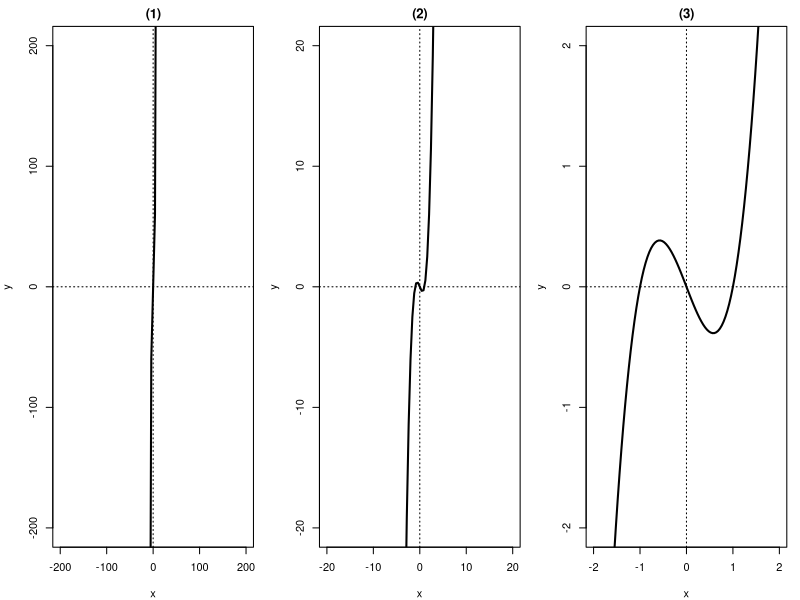
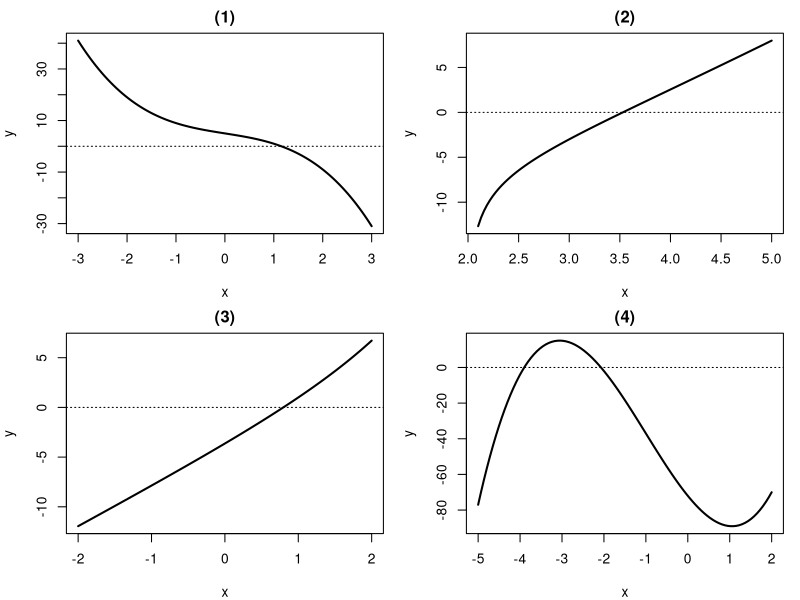
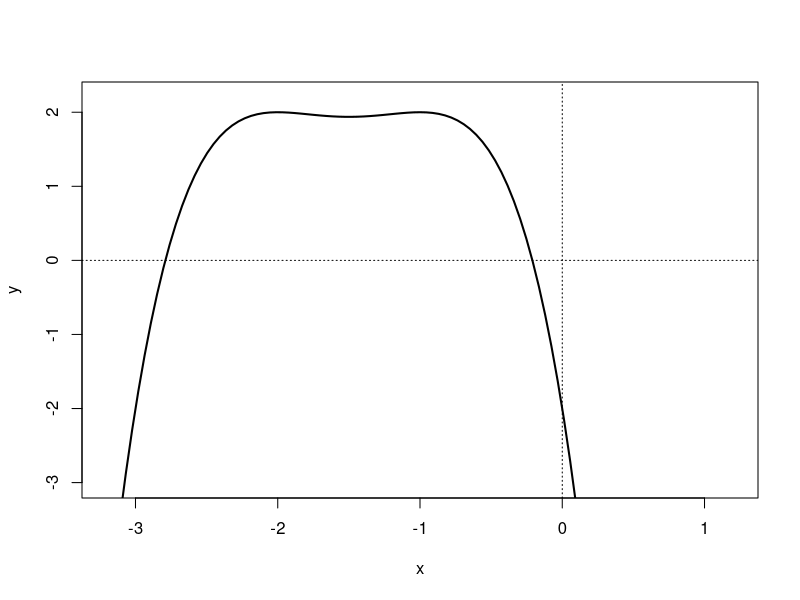
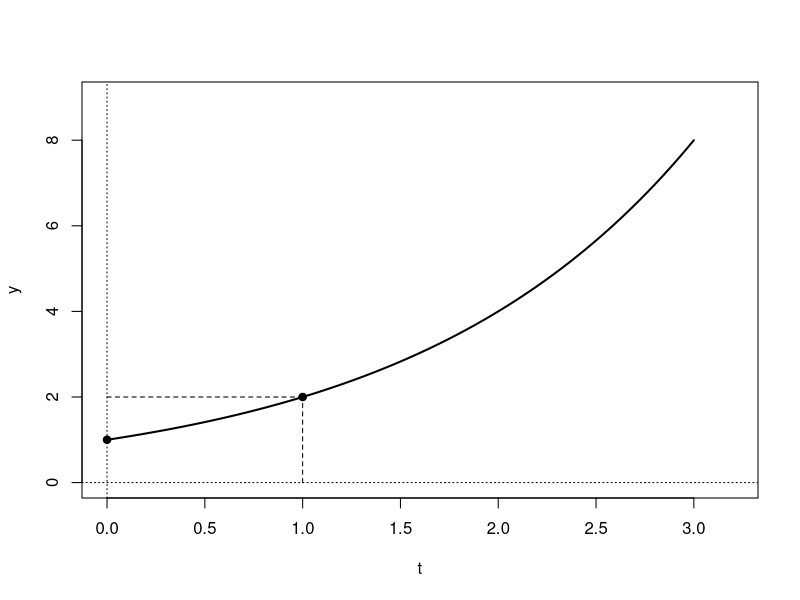

Write R code to recreate these figures, in order.
setwd("C:/Users/18904/Github/senior-mathematics/codes")
if(!dir.exists("../figures"))dir.create("../figures")
# week17: zeros / bisection (17-1..17-4)
draw1=function(){
  par(mfrow=c(1,3),mar=c(4,4,2,1))
  f=function(x)x^3-x
  curve(f,-200,200,xlim=c(-200,200),ylim=c(-200,200),lwd=2,xlab="x",ylab="y",main="(1)")
  abline(h=0,v=0,lty=3)
  curve(f,-20,20,xlim=c(-20,20),ylim=c(-20,20),lwd=2,xlab="x",ylab="y",main="(2)")
  abline(h=0,v=0,lty=3)
  curve(f,-2,2,xlim=c(-2,2),ylim=c(-2,2),lwd=2,xlab="x",ylab="y",main="(3)")
  abline(h=0,v=0,lty=3)
}
pdf("../figures/week17-1.pdf",width=12,height=4);draw1();dev.off()
svglite::svglite("../figures/week17-1.svg",width=12,height=4);draw1();dev.off()
draw2=function(){
  par(mfrow=c(2,2),mar=c(4,4,2,1))
  curve(-x^3-3*x+5,-3,3,lwd=2,xlab="x",ylab="y",main="(1)")
  abline(h=0,lty=3)
  curve(2*x*log(x-2)-3,2.1,5,lwd=2,xlab="x",ylab="y",main="(2)")
  abline(h=0,lty=3)
  curve(exp(x-1)+4*x-4,-2,2,lwd=2,xlab="x",ylab="y",main="(3)")
  abline(h=0,lty=3)
  curve(3*(x+2)*(x-3)*(x+4)+x,-5,2,lwd=2,xlab="x",ylab="y",main="(4)")
  abline(h=0,lty=3)
}
pdf("../figures/week17-2.pdf",width=8,height=8);draw2();dev.off()
svglite::svglite("../figures/week17-2.svg",width=8,height=8);draw2();dev.off()
draw3=function(){
  f=function(x)2-(x^2+3*x+2)^2
  curve(f,-3.2,1.2,lwd=2,xlab="x",ylab="y",ylim=c(-3,2.2))
  abline(h=0,v=0,lty=3)
}
pdf("../figures/week17-3.pdf",width=4,height=4);draw3();dev.off()
svglite::svglite("../figures/week17-3.svg",width=4,height=4);draw3();dev.off()
draw4=function(){
  t=seq(0,3,len=200)
  plot(t,2^t,type="l",lwd=2,xlab="t",ylab="y",ylim=c(0,9),xlim=c(0,3.2))
  abline(h=0,v=0,lty=3)
  points(0,1,pch=19);points(1,2,pch=19)
  lines(c(1,1),c(0,2),lty=2);lines(c(0,1),c(2,2),lty=2)
}
pdf("../figures/week17-4.pdf",width=4,height=4);draw4();dev.off()
svglite::svglite("../figures/week17-4.svg",width=4,height=4);draw4();dev.off()
